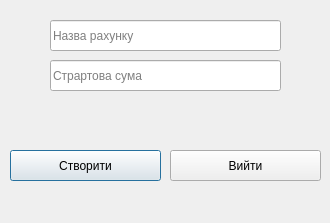
<?xml version="1.0" encoding="UTF-8"?>
<ui version="4.0">
 <class>newFinAccount</class>
 <widget class="QDialog" name="newFinAccount">
  <property name="geometry">
   <rect>
    <x>0</x>
    <y>0</y>
    <width>330</width>
    <height>223</height>
   </rect>
  </property>
  <property name="windowTitle">
   <string>Dialog</string>
  </property>
  <widget class="QPushButton" name="pushButton_create">
   <property name="geometry">
    <rect>
     <x>10</x>
     <y>150</y>
     <width>151</width>
     <height>31</height>
    </rect>
   </property>
   <property name="text">
    <string>Створити</string>
   </property>
  </widget>
  <widget class="QLabel" name="label_finish">
   <property name="geometry">
    <rect>
     <x>80</x>
     <y>100</y>
     <width>171</width>
     <height>31</height>
    </rect>
   </property>
   <property name="text">
    <string/>
   </property>
  </widget>
  <widget class="QPushButton" name="pushButton_cancel">
   <property name="geometry">
    <rect>
     <x>170</x>
     <y>150</y>
     <width>151</width>
     <height>31</height>
    </rect>
   </property>
   <property name="text">
    <string>Вийти</string>
   </property>
  </widget>
  <widget class="QLineEdit" name="lineEdit_startSum">
   <property name="geometry">
    <rect>
     <x>50</x>
     <y>60</y>
     <width>231</width>
     <height>31</height>
    </rect>
   </property>
   <property name="placeholderText">
    <string>Страртова сума</string>
   </property>
  </widget>
  <widget class="QLineEdit" name="lineEdit_name">
   <property name="geometry">
    <rect>
     <x>50</x>
     <y>20</y>
     <width>231</width>
     <height>31</height>
    </rect>
   </property>
   <property name="placeholderText">
    <string>Назва рахунку</string>
   </property>
  </widget>
 </widget>
 <resources/>
 <connections/>
</ui>
